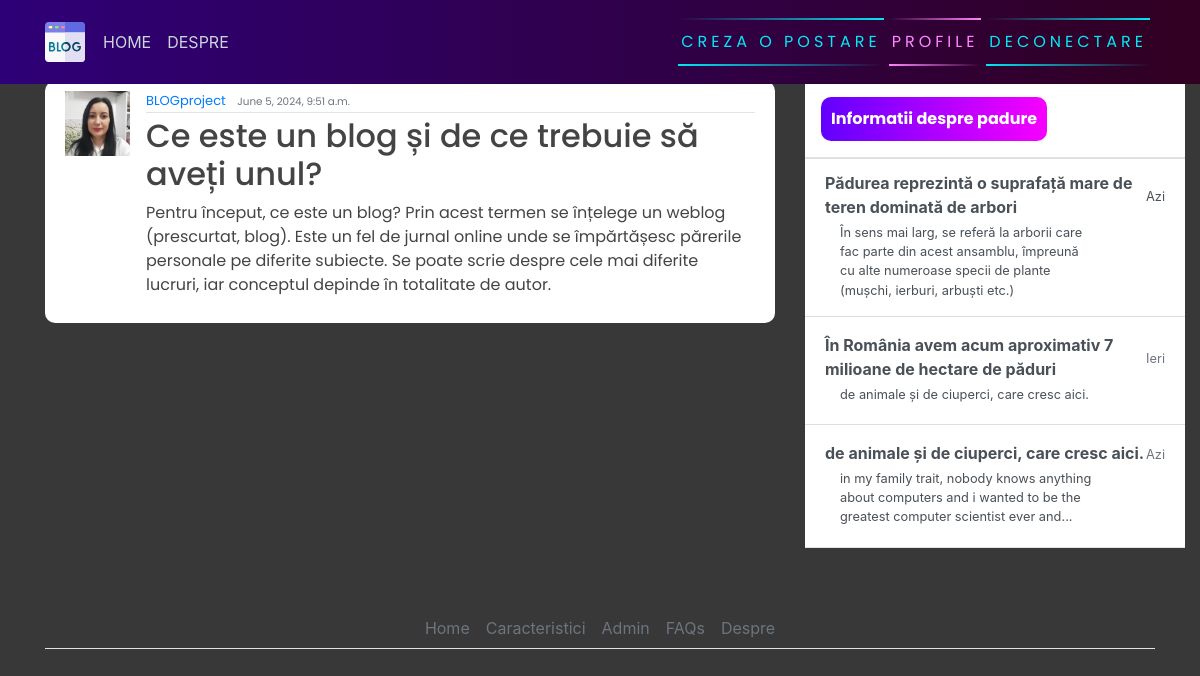
The app's page /post/2/ (signed in) with its own data.
### blog/models.py (models this page shows, shortened)
class Post(models.Model):
    title = models.CharField(max_length=200)
    content = models.TextField()
    date_posted = models.DateTimeField(default=timezone.now())
    author = models.ForeignKey(User, on_delete=models.CASCADE)

### users/models.py (models this page shows, shortened)
class Profile(models.Model):
    user = models.OneToOneField(User, on_delete=models.CASCADE)
    image = models.ImageField(default='default.jpg', upload_to='profile_pics')

### blog/views.py (the view)
# urls.py: path('post/<int:pk>/', PostDetailView.as_view(), name="blog-detail"),
class PostDetailView(LoginRequiredMixin, DetailView):
    model = Post

### blog/templates/blog/post_detail.html (shortened to what this page needs)
{% extends 'blog/base.html' %}
{% block content %}
        <article class="media content-section">
            <img class="rounded-cirlce article-img" src="{{ object.author.profile.image.url }}" alt="">
            <div class="media-body">
              <div class="article-metadata">
                <a class="mr-2" href="#">{{ object.author }}</a>
                <small class="text-muted">{{ object.date_posted }}</small> <br>
              </div>
              <h2><a class="article-title" href="#">{{ object.title }}</a></h2>
              <p class="article-content">{{ object.content }}</p>
            </div>
            <br>
          </article>
{% endblock content %}

### blog/static/blog/main.css (style rules this page uses)
body { background-color: rgb(56, 56, 56); margin-top: 5rem; background-size: contain; background-repeat: no-repeat; }
h1, h2, h3, h4, h5, h6, p { color: #444444; font-family: 'Poppins', sans-serif; }
.content-section { background: #ffffff; padding: 10px 20px; border-radius: 10px; margin-bottom: 20px; }
.article-title { color: #444444; }
.article-content { white-space: pre-line; }
.article-img { height: 65px; width: 65px; margin-right: 16px; }
.article-metadata { font-family: 'Poppins', sans-serif; padding-bottom: 1px; margin-bottom: 4px; font-size: 13px; border-bottom: 1px solid #e3e3e3 }

### records on screen
Post: author.profile.image (picture), author "BLOGproject", date_posted "June 5, 2024, 9:51 a.m.", title "Ce este un blog și de ce trebuie să aveți unul?", content "Pentru început, ce este un blog? Prin acest termen se înțelege un weblog (prescurtat, blog). Este un fel de jurnal online unde se împărtășesc părerile personale pe diferite subiecte. Se poate scrie despre cele mai diferite lucruri, iar conceptul depinde în totalitate de autor."
